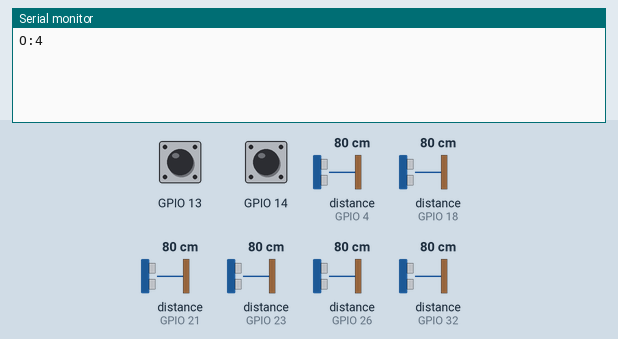
Simulated run of this sketch. Board: ESP32. Parts: the last lines printed to the serial monitor. The test bench sets the inputs (shaded band); at power-on: distance to the obstacle (sensors on GPIO 4, GPIO 18, GPIO 21, GPIO 23, GPIO 26, GPIO 32) 80 cm, GPIO 13 HIGH, GPIO 14 HIGH. The echo pulse lasts 58.3 µs per cm.

Above: at 2.7 s.
2.8 s: distance to the obstacle (sensor on GPIO 4) set to 2 cm
At 3.5 s:
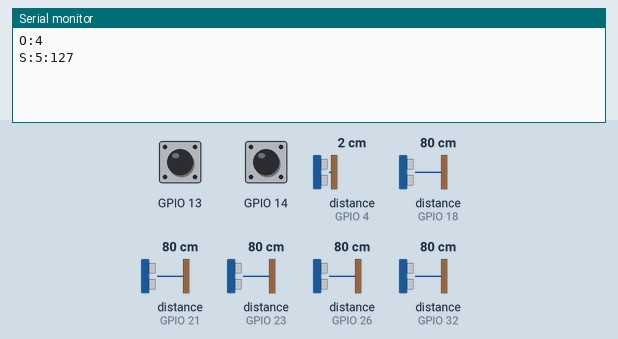
4.3 s: GPIO 13 pulled LOW for 0.15 s
At 5.2 s:
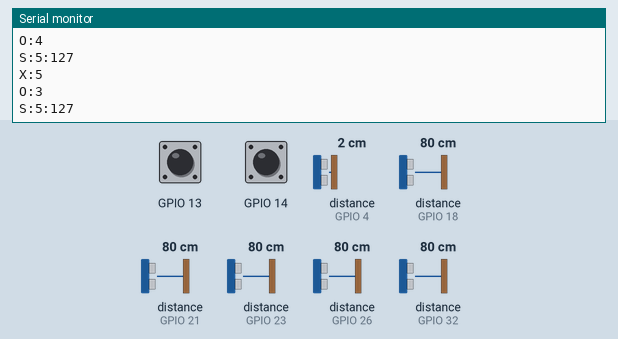
5.9 s: distance to the obstacle (sensor on GPIO 18) set to 2 cm
At 7.0 s:
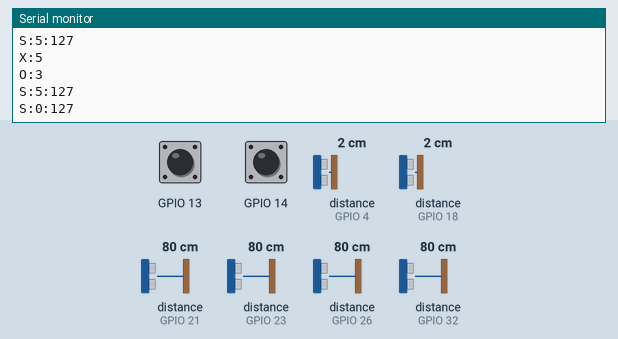
7.4 s: distance to the obstacle (sensor on GPIO 21) set to 2 cm
At 8.1 s:
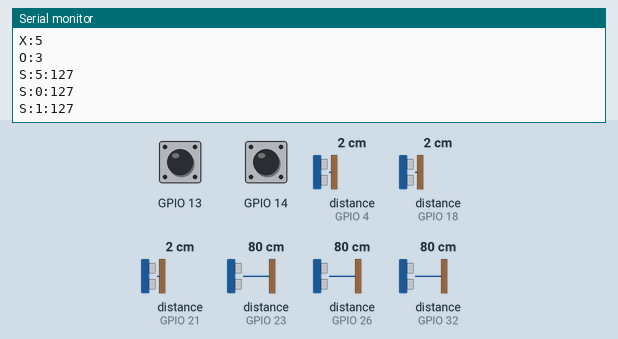
8.9 s: distance to the obstacle (sensor on GPIO 23) set to 2 cm
At 9.6 s:
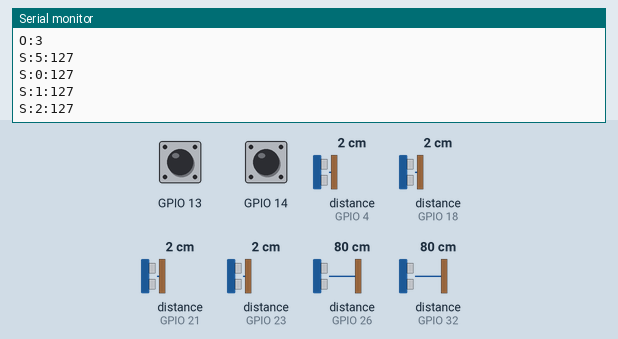
10.4 s: distance to the obstacle (sensor on GPIO 26) set to 2 cm
At 11.5 s:
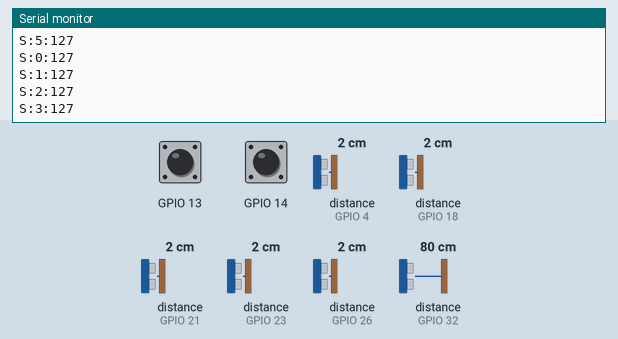
Timing chart, 0 to 12.9 s (numbered marks = the images above; inputs shaded):
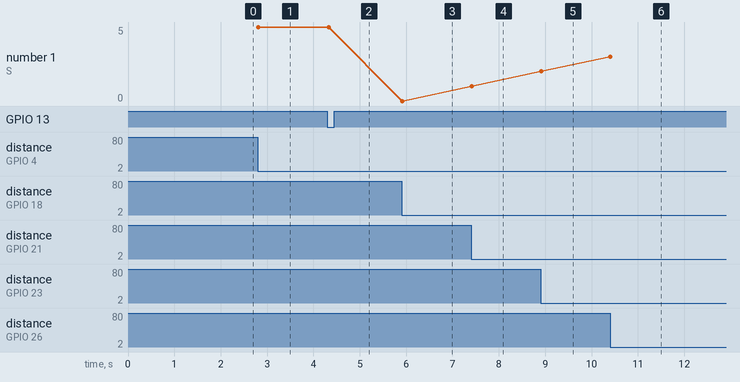

The sketch:

esp32-midi-theremin.ino
```cpp
/*
 * ESP32 MIDI Theremin – Ultra Clean & Fast Version
 * Ziel: Minimale Note-On Latency + stabile und genaue Aftertouch
 */

#include <NewPing.h>
#include <array>

// ─── Konfiguration ────────────────────────────────────────────────────────────
constexpr uint8_t NUM_SENSORS         = 6;
constexpr uint8_t MIN_DISTANCE_CM     = 2;
constexpr uint8_t MAX_DISTANCE_CM     = 18;   // Maximale Erkennungsdistanz (NewPing-Limit)

constexpr uint8_t POLL_ORDER[NUM_SENSORS] = {0, 3, 1, 4, 2, 5};

constexpr uint8_t DEFAULT_OCTAVE      = 4;
constexpr uint8_t MIN_OCTAVE          = 0;
constexpr uint8_t MAX_OCTAVE          = 8;

constexpr uint8_t DEBOUNCE_MS         = 40;
constexpr uint8_t NOTE_OFF_THRESHOLD  = 8;    // Fehlmessungen bis Note-Off (höher = stabiler)

// Pins
constexpr uint8_t trigPins[NUM_SENSORS] = {17, 19, 22, 25, 27, 16};
constexpr uint8_t echoPins[NUM_SENSORS] = {18, 21, 23, 26, 32,  4};

constexpr uint8_t BTN_OCTAVE_UP   = 14;
constexpr uint8_t BTN_OCTAVE_DOWN = 13;

// ─── Sensor Klasse ────────────────────────────────────────────────────────────
class ThereminSensor {
public:
    NewPing  sonar;
    bool     active    = false;
    uint8_t  lastSent  = 0;
    uint8_t  missCount = 0;

    ThereminSensor(uint8_t trig, uint8_t echo)
        : sonar(trig, echo, MAX_DISTANCE_CM) {}

    inline int fastPing()    { return sonar.ping_cm(); }

    // Median von 3 — filtert einzelne Crosstalk-Spikes, nur ~0.6ms extra
    int quickPing() {
        int a = sonar.ping_cm();
        delayMicroseconds(200);
        int b = sonar.ping_cm();
        delayMicroseconds(200);
        int c = sonar.ping_cm();
        // Median of 3
        if (a > b) std::swap(a, b);
        if (b > c) std::swap(b, c);
        if (a > b) std::swap(a, b);
        return b;
    }

    int accuratePing() {
        int v[5];
        for (uint8_t j = 0; j < 5; j++) {
            v[j] = sonar.ping_cm();
            if (j < 4) delayMicroseconds(300);
        }
        // Simple sort for median of 5
        for (uint8_t a = 0; a < 4; a++)
            for (uint8_t b = a + 1; b < 5; b++)
                if (v[a] > v[b]) std::swap(v[a], v[b]);
        return v[2];  // Median
    }
};

// ─── Globale Objekte ──────────────────────────────────────────────────────────
std::array<ThereminSensor, NUM_SENSORS> sensors = {
    ThereminSensor(trigPins[0], echoPins[0]),
    ThereminSensor(trigPins[1], echoPins[1]),
    ThereminSensor(trigPins[2], echoPins[2]),
    ThereminSensor(trigPins[3], echoPins[3]),
    ThereminSensor(trigPins[4], echoPins[4]),
    ThereminSensor(trigPins[5], echoPins[5])
};

int     currentOctave  = DEFAULT_OCTAVE;
uint8_t pollIndex      = 0;

// Button-Zustand
struct Button {
    uint8_t       pin;
    bool          lastState = HIGH;
    unsigned long lastTime  = 0;
};

Button btnUp   {BTN_OCTAVE_UP};
Button btnDown {BTN_OCTAVE_DOWN};

// ─── Hilfsfunktionen ──────────────────────────────────────────────────────────
inline uint8_t distanceToVelocity(int cm) {
    return constrain(map(cm, MIN_DISTANCE_CM, MAX_DISTANCE_CM, 127, 8), 8, 127);
}

inline uint8_t distanceToAftertouch(int cm) {
    // Roh: nah = 127, weit = 0 — Kalibrierung passiert in der App
    return constrain(map(cm, MAX_DISTANCE_CM, MIN_DISTANCE_CM, 0, 127), 0, 127);
}

// ─── MIDI-Ausgabe (über Serial) ───────────────────────────────────────────────
inline void sendNoteOn(uint8_t sensorId, uint8_t value) {
    Serial.printf("S:%d:%d\n", sensorId, value);
}

inline void sendNoteOff(uint8_t sensorId) {
    Serial.printf("X:%d\n", sensorId);
}

inline void sendOctave(int octave) {
    Serial.printf("O:%d\n", octave);
}

void allSensorsOff() {
    for (uint8_t i = 0; i < NUM_SENSORS; ++i) {
        if (sensors[i].active) {
            sendNoteOff(i);
            sensors[i].active   = false;
            sensors[i].lastSent = 0;
            sensors[i].missCount = 0;
        }
    }
}

// ─── Taster Handling ──────────────────────────────────────────────────────────
void handleButtons() {
    unsigned long now = millis();

    bool stateUp = digitalRead(btnUp.pin);
    if (stateUp == LOW && btnUp.lastState == HIGH &&
        (now - btnUp.lastTime > DEBOUNCE_MS)) {
        btnUp.lastTime = now;
        if (currentOctave < MAX_OCTAVE) {
            allSensorsOff();
            currentOctave++;
            sendOctave(currentOctave);
        }
    }
    btnUp.lastState = stateUp;

    bool stateDown = digitalRead(btnDown.pin);
    if (stateDown == LOW && btnDown.lastState == HIGH &&
        (now - btnDown.lastTime > DEBOUNCE_MS)) {
        btnDown.lastTime = now;
        if (currentOctave > MIN_OCTAVE) {
            allSensorsOff();
            currentOctave--;
            sendOctave(currentOctave);
        }
    }
    btnDown.lastState = stateDown;
}

// ─── Sensor Polling (Round-Robin: 1 Sensor pro Loop) ─────────────────────────
void pollSensors() {
    uint8_t i = POLL_ORDER[pollIndex];
    pollIndex = (pollIndex + 1) % NUM_SENSORS;

    auto& s = sensors[i];
    int cm;

    if (!s.active) {
        cm = s.quickPing();

        if (cm >= MIN_DISTANCE_CM) {
            sendNoteOn(i, distanceToVelocity(cm));
            s.active   = true;
            s.lastSent = distanceToVelocity(cm);
            s.missCount = 0;
        }
    }
    else {
        cm = s.accuratePing();

        if (cm >= MIN_DISTANCE_CM) {
            s.missCount = 0;
            uint8_t aftertouch = distanceToAftertouch(cm);

            if (abs(aftertouch - s.lastSent) > 4) {
                sendNoteOn(i, aftertouch);
                s.lastSent = aftertouch;
            }
        }
        else if (++s.missCount >= NOTE_OFF_THRESHOLD) {
            sendNoteOff(i);
            s.active       = false;
            s.lastSent     = 0;
            s.missCount = 0;
        }
    }
}

// ─── Setup ────────────────────────────────────────────────────────────────────
void setup() {
    delay(1500);
    Serial.begin(115200);
    Serial.setTxBufferSize(8192);

    pinMode(btnUp.pin,   INPUT_PULLUP);
    pinMode(btnDown.pin, INPUT_PULLUP);

    sendOctave(currentOctave);
}

// ─── Loop ─────────────────────────────────────────────────────────────────────
void loop() {
    handleButtons();
    pollSensors();
}
```

Measured:
- after the input at 2.8 s, the serial monitor: prints a new line at once (image 1)
- after the input at 4.3 s, the serial monitor: prints a new line at once (image 2)
- after the input at 5.9 s, the serial monitor: prints a new line at once (image 3)
- after the input at 7.4 s, the serial monitor: prints a new line at once (image 4)
- after the input at 8.9 s, the serial monitor: prints a new line at once (image 5)
- after the input at 10.4 s, the serial monitor: prints a new line at once (image 6)
- plotted number 1: 5 → 0 after the input at 5.9 s, 0 → 1 after the input at 7.4 s, 1 → 2 after the input at 8.9 s, 2 → 3 after the input at 10.4 s
